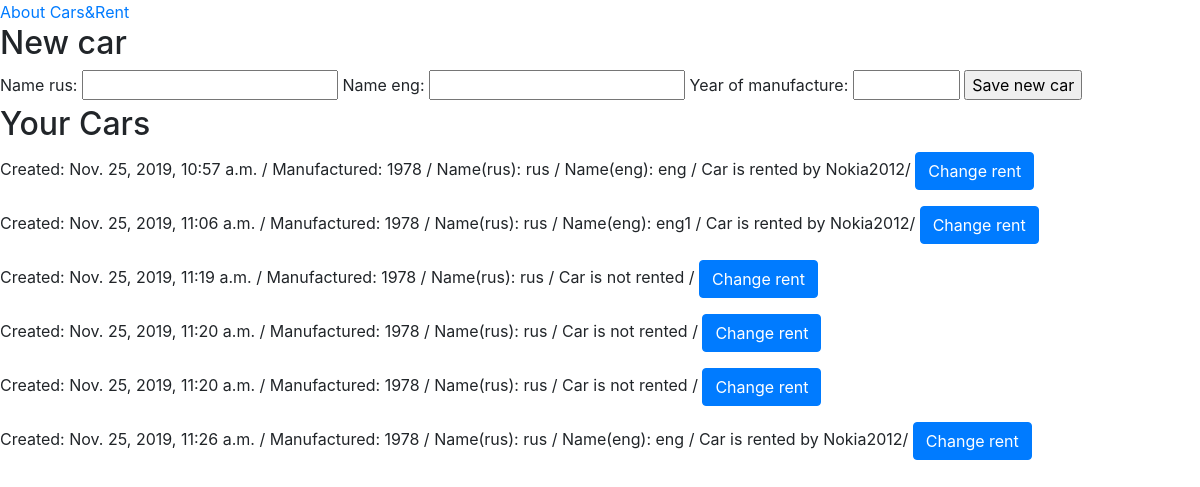
The page /cars/index/ (signed in) on the database its author committed.
### project/models.py (models this page shows, shortened)
class Language(models.Model):
    lang = models.CharField(verbose_name='Language:', max_length=3, )
    class Meta:
        verbose_name = 'Language'
        verbose_name_plural = 'Languages'
    def __str__(self):
        return self.lang

class Car(models.Model):
    user = models.ForeignKey(User, related_name='cuser', verbose_name='User:', on_delete=models.CASCADE)
    rented_by = models.ForeignKey(User, related_name='cruser', verbose_name='Rented by:', on_delete=models.CASCADE,
                                     null=True)
    date_of_manufacture = models.IntegerField(verbose_name='Date of manufacture',
                                              validators=[MinValueValidator(1940),
                                                          MaxValueValidator(datetime.datetime.now().year)])
    creation_date = models.DateTimeField(verbose_name='Creation date', auto_now_add=True)

class CarsNames(models.Model):
    car = models.ForeignKey(Car, verbose_name='Car:', related_name='ncar', on_delete=models.CASCADE, null=True)
    lang = models.ForeignKey(Language, verbose_name='Language', related_name='clang', on_delete=models.CASCADE, null=True)
    name = models.CharField(verbose_name='Name of car', max_length=50)

### project/views.py (the view, shortened to what this page needs)
# urls.py: path('cars/index/', AllCarsView, name='Cars_index'),
@login_required
def AllCarsView(request):
    all_lng = Language.objects.all()
    all_cars = Car.objects.filter(user=request.user)
    return render(request,'cars/index.html',{'tall_lng':all_lng, 'tall_cars':all_cars, })

### templates/cars/index.html (shortened to what this page needs)
{% extends 'main.html' %}
{% block content %}
<h2>New car</h2>
<form action = "" method = "post">
{% for all_lng in tall_lng %}
    <label for="{{ all_lng.pk }}">Name {{ all_lng.lang }}: </label>
    <input id="{{ all_lng.pk }}" type="text" required="true" name="{{ all_lng.pk }}">
{% endfor %}
    <label for="year">Year of manufacture: </label>
    <input id="year" type="number" min="1940" max="2020" required="true" name="year">
    <input type="submit" value="Save new car">
</form>
<h2>Your Cars</h2>
{% for all_cars in  tall_cars %}
    <p>Created: {{ all_cars.creation_date }} / Manufactured: {{ all_cars.date_of_manufacture }} /
        {% for name in all_cars.ncar.all %}
            Name({{ name.lang }}): {{ name.name }} /
        {% endfor %}
    {% if all_cars.rented_by %}
        Car is rented by {{ all_cars.rented_by }}/
    {% else %}
        Car is not rented /
    {% endif %}
    <a href="{% url 'project:Cars_Change_Rent' idd=all_cars.pk  %}">
    <button type="submit" class="btn btn-primary"></span>Change rent</button></a>
    </p>
{% endfor %}
{% endblock %}

### templates/main.html (shortened to what this page needs)
<!DOCTYPE html>
<html lang="en">
<head>
    <link rel="stylesheet" href="https://stackpath.bootstrapcdn.com/bootstrap/4.3.1/css/bootstrap.min.css">
</head>
<body>
<a href="{% url 'project:About' %}">About</a>
<a href="{% url 'project:Cars_index' %}">Cars&Rent</a>
{% block content %}
{% endblock %}
</body>
</html>

### rows shown on the page
Language: lang "rus"
Language: lang "eng"
Car: creation_date "Nov. 25, 2019, 10:57 a.m.", date_of_manufacture "1978", rented_by "Nokia2012"
CarsNames: lang "rus", name "rus"
CarsNames: lang "eng", name "eng"
Car: creation_date "Nov. 25, 2019, 11:06 a.m.", date_of_manufacture "1978", rented_by "Nokia2012"
CarsNames: lang "rus", name "rus"
CarsNames: lang "eng", name "eng1"
Car: creation_date "Nov. 25, 2019, 11:19 a.m.", date_of_manufacture "1978", shows "Car is not rented /"
CarsNames: lang "rus", name "rus"
Car: creation_date "Nov. 25, 2019, 11:20 a.m.", date_of_manufacture "1978", shows "Car is not rented /"
CarsNames: lang "rus", name "rus"
Car: creation_date "Nov. 25, 2019, 11:20 a.m.", date_of_manufacture "1978", shows "Car is not rented /"
CarsNames: lang "rus", name "rus"
Car: creation_date "Nov. 25, 2019, 11:26 a.m.", date_of_manufacture "1978", rented_by "Nokia2012"
CarsNames: lang "rus", name "rus"
CarsNames: lang "eng", name "eng"
